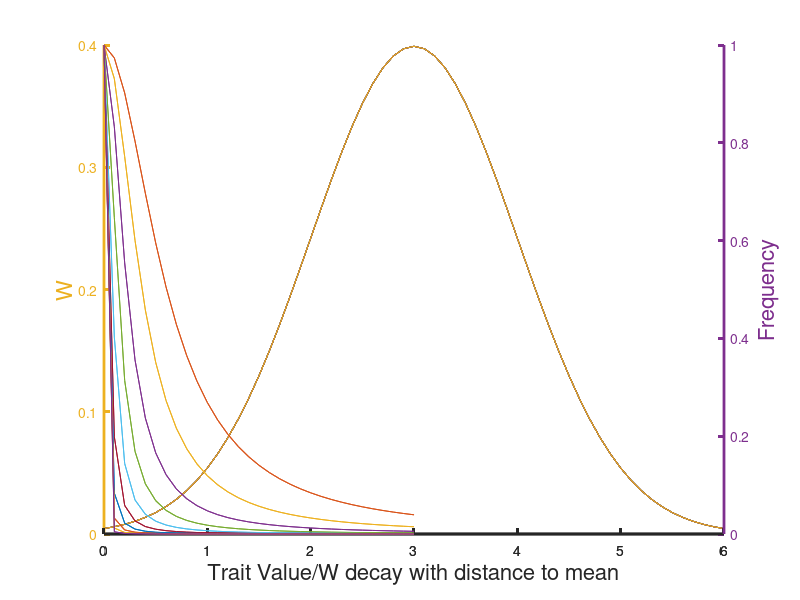

Source code (MATLAB):
%1. Initial trait distributions
mu = 0;%Mean
for s = 0.5;%Extend n-species:0.5:20;
r1 = -6*s:1e-1:6*s;  
yr1 = normpdf(r1, mu, s);
r1 = r1 + abs(min(r1));% Move everything to the right.
%hr1 = plot(r1,yr1);%Visualize
%a =unifrnd(0,1);
%b =unifrnd(0,1);
%c =unifrnd(0,1);
%set(hr1,'color',[a b c]);
%set(hr1,'LineWidth',2);
end




for s = 1;%Extend n-species:0.5:2;
p1 = -3*s:1e-1:3*s;  %smaller 5e-1
yp1 = normpdf(p1, mu, s);
p1 = p1 + abs(min(p1));% Move everything to the right.
end

%2. Compute W each phenotype
for gamma = 1:10;
  Wr = zeros(length(r1));
for i = 1:length(r1); 
     r1(1,i);
     mean(r1);
     Wr(i,2) = abs(1/(1 + e^gamma*(r1(1,i) - mean(r1))^2));
     %Wr(i,2) = abs(e^gamma*((r1(1,i) - mean(r1)))^2);
     Wr(i,1) = abs(r1(1,i) - mean(r1));
end
hold on
ax = plotyy (p1, yp1, Wr(:,1), Wr(:,2));
set(ax,'LineWidth',2);
xlabel('Trait Value/W decay with distance to mean','fontsize', 16)
ylabel(ax(2),'Frequency','fontsize', 16)
ylabel(ax(1),'W','fontsize', 16)
end
